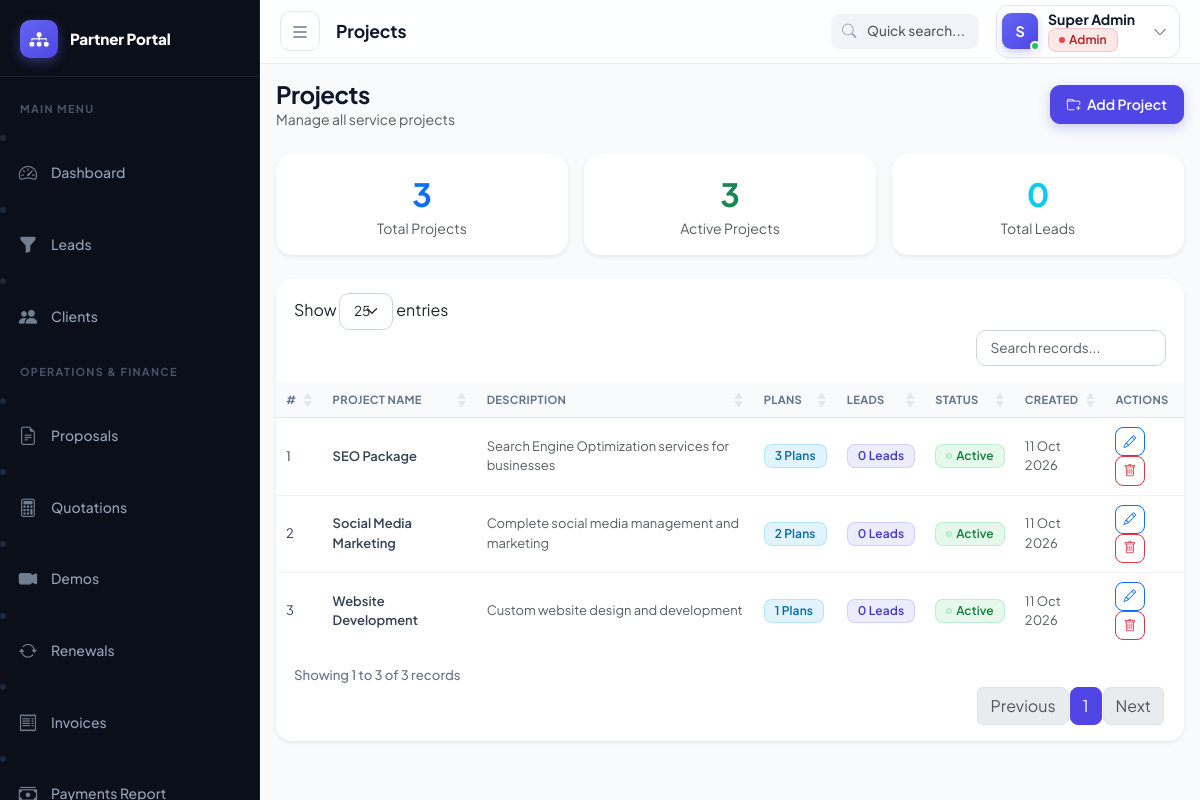
The page /modules/projects/index.php (signed in) on the database its author committed.
### tables this page shows
CREATE TABLE IF NOT EXISTS projects (
    id INT PRIMARY KEY AUTO_INCREMENT,
    name VARCHAR(200) NOT NULL,
    description TEXT,
    logo VARCHAR(255),
    status ENUM('active', 'inactive') DEFAULT 'active',
    created_at TIMESTAMP DEFAULT CURRENT_TIMESTAMP
);

### modules/projects/index.php (the view, shortened to what this page needs)
<?php
require_once __DIR__ . '/../../includes/auth.php';
$db = getDB();
$projects = $db->query("SELECT p.*, (SELECT COUNT(*) FROM leads l WHERE l.project_id=p.id) as lead_count, (SELECT COUNT(*) FROM plans pl WHERE pl.project_id=p.id) as plan_count FROM projects p ORDER BY p.name")->fetchAll();
include __DIR__ . '/../../includes/header.php';
?>
<div class="page-header d-flex justify-content-between align-items-center mb-4">
  <div><h4 class="mb-0">Projects</h4><p class="text-muted small mb-0">Manage all service projects</p></div>
  <button class="btn btn-primary" data-bs-toggle="modal" data-bs-target="#projectModal">
    <i class="bi bi-folder-plus me-1"></i> Add Project
  </button>
</div>
<div class="row g-3 mb-4">
  <div class="col-md-4">
    <div class="card border-0 shadow-sm text-center py-3">
      <div class="fs-2 fw-bold text-primary"><?= count($projects) ?></div>
      <div class="text-muted small">Total Projects</div>
    </div>
  </div>
  <div class="col-md-4">
    <div class="card border-0 shadow-sm text-center py-3">
      <div class="fs-2 fw-bold text-success"><?= count(array_filter($projects, fn($p)=>$p['status']==='active')) ?></div>
      <div class="text-muted small">Active Projects</div>
    </div>
  </div>
  <div class="col-md-4">
    <div class="card border-0 shadow-sm text-center py-3">
      <div class="fs-2 fw-bold text-info"><?= array_sum(array_column($projects,'lead_count')) ?></div>
      <div class="text-muted small">Total Leads</div>
    </div>
  </div>
</div>
<div class="card border-0 shadow-sm">
  <div class="card-body p-0">
    <div class="table-responsive">
      <table class="table table-hover mb-0 datatable">
        <thead class="table-light">
          <tr><th>#</th><th>Project Name</th><th>Description</th><th>Plans</th><th>Leads</th><th>Status</th><th>Created</th><th>Actions</th></tr>
        </thead>
        <tbody>
          <?php foreach ($projects as $i => $p): ?>
          <tr>
            <td><?= $i+1 ?></td>
            <td class="fw-semibold"><?= htmlspecialchars($p['name']) ?></td>
            <td class="text-muted small"><?= htmlspecialchars(substr($p['description']??'',0,60)) ?><?= strlen($p['description']??'')>60?'...':'' ?></td>
            <td><a href="<?= BASE_URL ?>/modules/plans/index.php?project_id=<?= $p['id'] ?>" class="badge bg-info text-decoration-none"><?= $p['plan_count'] ?> Plans</a></td>
            <td><a href="<?= BASE_URL ?>/modules/leads/index.php?project_id=<?= $p['id'] ?>" class="badge bg-primary text-decoration-none"><?= $p['lead_count'] ?> Leads</a></td>
            <td><?= statusBadge($p['status']) ?></td>
            <td class="text-muted small"><?= date('d M Y', strtotime($p['created_at'])) ?></td>
            <td>
              <button class="btn btn-sm btn-outline-primary" onclick="editProject(<?= htmlspecialchars(json_encode($p)) ?>)"><i class="bi bi-pencil"></i></button>
              <form method="POST" class="d-inline" onsubmit="return confirm('Delete this project?')">
                <button class="btn btn-sm btn-outline-danger"><i class="bi bi-trash"></i></button>
              </form>
            </td>
          </tr>
          <?php endforeach; ?>
        </tbody>
      </table>
    </div>
  </div>
</div>
<?php include __DIR__ . '/../../includes/footer.php'; ?>

### includes/auth.php (shortened to what this page needs)
<?php
function roleLabel(string $role): string {
    return match($role) {
        'admin'    => '<span class="badge badge-soft-danger"><span class="badge-dot" style="background:#ef4444;"></span>Admin</span>',
        'finance'  => '<span class="badge badge-soft-success"><span class="badge-dot" style="background:#22c55e;"></span>Finance</span>',
        'accounts' => '<span class="badge" style="background:rgba(111,66,193,0.12); color:#6f42c1; border:1px solid rgba(111,66,193,0.2);"><span class="badge-dot" style="background:#6f42c1;"></span>Accounts</span>',
        'telecall' => '<span class="badge badge-soft-primary"><span class="badge-dot" style="background:#6366f1;"></span>Telecall</span>',
        'investor' => '<span class="badge badge-soft-warning"><span class="badge-dot" style="background:#f59e0b;"></span>Investor</span>',
        'csm'      => '<span class="badge badge-soft-info"><span class="badge-dot" style="background:#0ea5e9;"></span>CSM</span>',
        default    => '<span class="badge badge-soft-secondary"><span class="badge-dot" style="background:#64748b;"></span>' . htmlspecialchars($role) . '</span>',
    };
}
function statusBadge(string $status): string {
    $map = [
        'active'        => 'success',
        'inactive'      => 'secondary',
        'new'           => 'primary',
        'contacted'     => 'info',
        'interested'    => 'warning',
        'not_interested'=> 'danger',
        'follow_up'     => 'warning',
        'converted'     => 'success',
        'trial'         => 'info',
        'trial_ended'   => 'secondary',
        'false_lead'    => 'dark',
        'pending'       => 'warning',
        'paid'          => 'success',
        'partial'       => 'info',
        'overdue'       => 'danger',
        'cancelled'     => 'secondary',
        'expired'       => 'danger',
        'suspended'     => 'danger',
    ];
    $cls = $map[$status] ?? 'secondary';
    $label = ucwords(str_replace('_', ' ', $status));
    return "<span class='badge badge-soft-{$cls}'><span class='badge-dot bg-{$cls}'></span>{$label}</span>";
}

### assets/css/style.css (style rules this page uses)
:root { --font-primary: 'Plus Jakarta Sans', 'Inter', system-ui, -apple-system, sans-serif; --sidebar-width: 260px; --sidebar-collapsed: 72px; --navbar-height: 64px; --primary: #4f46e5; --primary-hover: #4338ca; --primary-light: #6366f1; --primary-subtle: rgba(99, 102, 241, 0.1); --sidebar-bg: #0b0f19; --sidebar-border: rgba(255, 255, 255, 0.07); --sidebar-hover: rgba(255, 255, 255, 0.06); --sidebar-active-bg: linear-gradient(90deg, rgba(99, 102, 241, 0.18) 0%, rgba(99, 102, 241, 0.03) 100%); --sidebar-active-border: #818cf8; --sidebar-text: #94a3b8; --sidebar-text-active: #ffffff; --body-bg: #f8fafc; --card-shadow: 0 10px 30px -10px rgba(0, 0, 0, 0.05), 0 4px 6px -2px rgba(0, 0, 0, 0.02); --card-shadow-hover: 0 20px 35px -10px rgba(0, 0, 0, 0.09), 0 8px 12px -4px rgba(0, 0, 0, 0.04); }
body { background-color: var(--body-bg); font-family: var(--font-primary); color: #1e293b; overflow-x: hidden; -webkit-font-smoothing: antialiased; }
h1, h2, h3, h4, h5, h6, .h1, .h2, .h3, .h4, .h5, .h6 { font-family: var(--font-primary); font-weight: 700; color: #0f172a; letter-spacing: -0.02em; }
.card { border: 1px solid rgba(226, 232, 240, 0.8); border-radius: 16px; box-shadow: var(--card-shadow); transition: all 0.25s cubic-bezier(0.4, 0, 0.2, 1); background: #ffffff; overflow: hidden; }
.card-body { padding: 20px; }
.table-responsive { border-radius: inherit; overflow-x: auto !important; -webkit-overflow-scrolling: touch; width: 100% !important; max-width: 100% !important; display: block; }
.card-body.p-0 { overflow-x: auto !important; -webkit-overflow-scrolling: touch; border-bottom-left-radius: inherit; border-bottom-right-radius: inherit; max-width: 100%; }
.table { margin-bottom: 0; width: 100%; border-collapse: separate; border-spacing: 0; }
.table thead th { font-size: 0.75rem; font-weight: 700; text-transform: uppercase; letter-spacing: 0.05em; color: #64748b; background-color: #f8fafc; border-bottom: 1px solid #e2e8f0; white-space: nowrap; padding: 12px 14px; }
.table tbody td { padding: 12px 14px; vertical-align: middle; border-bottom: 1px solid #f1f5f9; color: #334155; font-size: 0.85rem; }
.table tbody tr { transition: background-color 0.15s ease; }
.table tbody tr:last-child td { border-bottom: none; }
.badge { font-weight: 600; font-size: 0.75rem; padding: 5px 10px; border-radius: 8px; letter-spacing: 0.01em; display: inline-flex; align-items: center; gap: 4px; }
.badge-dot { width: 6px; height: 6px; border-radius: 50%; display: inline-block; }
.bg-success, .badge-soft-success { background-color: rgba(34, 197, 94, 0.12) !important; color: #15803d !important; border: 1px solid rgba(34, 197, 94, 0.2); }
.bg-danger, .badge-soft-danger { background-color: rgba(239, 68, 68, 0.12) !important; color: #b91c1c !important; border: 1px solid rgba(239, 68, 68, 0.2); }
.bg-primary, .badge-soft-primary { background-color: rgba(99, 102, 241, 0.12) !important; color: #4338ca !important; border: 1px solid rgba(99, 102, 241, 0.2); }
.bg-info, .badge-soft-info { background-color: rgba(14, 165, 233, 0.12) !important; color: #0369a1 !important; border: 1px solid rgba(14, 165, 233, 0.2); }
.btn { font-family: var(--font-primary); font-weight: 600; border-radius: 10px; padding: 8px 16px; transition: all 0.2s cubic-bezier(0.4, 0, 0.2, 1); font-size: 0.875rem; }
.btn-primary { background-color: var(--primary); border-color: var(--primary); box-shadow: 0 4px 12px rgba(79, 70, 229, 0.25); }
.btn-sm { padding: 5px 12px; font-size: 0.8rem; border-radius: 8px; }
@media (max-width: 1366px) { .table thead th { padding: 10px 12px; font-size: 0.72rem; } }
@media (max-width: 1366px) { .table tbody td { padding: 10px 12px; font-size: 0.83rem; } }
@media (max-width: 1366px) { .btn-group-sm > .btn, .btn-sm { padding: 0.25rem 0.45rem; } }
@media (max-width: 1200px) { .table thead th { padding: 9px 10px; font-size: 0.7rem; letter-spacing: 0.03em; } }
@media (max-width: 1200px) { .table tbody td { padding: 9px 10px; font-size: 0.81rem; } }

### rows shown on the page
projects: name "SEO Package", description "Search Engine Optimization services for businesses", plan_count "3", lead_count "0", status "Active", created_at "11 Oct 2026"
projects: name "Social Media Marketing", description "Complete social media management and marketing", plan_count "2", lead_count "0", status "Active", created_at "11 Oct 2026"
projects: name "Website Development", description "Custom website design and development", plan_count "1", lead_count "0", status "Active", created_at "11 Oct 2026"

### other values the page prints
$pageTitle "Projects"
substr($currentUser['name'], 0, 1) "S"
$currentUser['name'] "Super Admin"
$sidebarBrandName "Partner Portal"
$section['title'] "MAIN MENU"
$item['label'] "Dashboard"
$item['label'] "Leads"
$item['label'] "Clients"
$section['title'] "OPERATIONS & FINANCE"
$item['label'] "Proposals"
$item['label'] "Quotations"
$item['label'] "Demos"
$item['label'] "Renewals"
$item['label'] "Invoices"
count($projects) "3"
